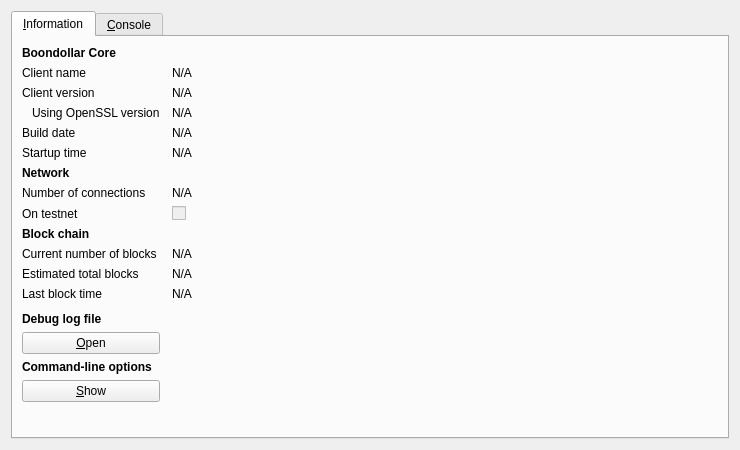
<?xml version="1.0" encoding="UTF-8"?>
<ui version="4.0">
 <class>RPCConsole</class>
 <widget class="QDialog" name="RPCConsole">
  <property name="geometry">
   <rect>
    <x>0</x>
    <y>0</y>
    <width>740</width>
    <height>450</height>
   </rect>
  </property>
  <property name="windowTitle">
   <string>Boondollar - Debug window</string>
  </property>
  <layout class="QVBoxLayout" name="verticalLayout_2">
   <item>
    <widget class="QTabWidget" name="tabWidget">
     <property name="currentIndex">
      <number>0</number>
     </property>
     <widget class="QWidget" name="tab_info">
      <attribute name="title">
       <string>&amp;Information</string>
      </attribute>
      <layout class="QGridLayout" name="gridLayout" columnstretch="0,1">
       <property name="horizontalSpacing">
        <number>12</number>
       </property>
       <item row="0" column="0">
        <widget class="QLabel" name="label_9">
         <property name="font">
          <font>
           <weight>75</weight>
           <bold>true</bold>
          </font>
         </property>
         <property name="text">
          <string>Boondollar Core</string>
         </property>
        </widget>
       </item>
       <item row="1" column="0">
        <widget class="QLabel" name="label_5">
         <property name="text">
          <string>Client name</string>
         </property>
        </widget>
       </item>
       <item row="1" column="1">
        <widget class="QLabel" name="clientName">
         <property name="cursor">
          <cursorShape>IBeamCursor</cursorShape>
         </property>
         <property name="text">
          <string>N/A</string>
         </property>
         <property name="textFormat">
          <enum>Qt::PlainText</enum>
         </property>
         <property name="textInteractionFlags">
          <set>Qt::LinksAccessibleByMouse|Qt::TextSelectableByKeyboard|Qt::TextSelectableByMouse</set>
         </property>
        </widget>
       </item>
       <item row="2" column="0">
        <widget class="QLabel" name="label_6">
         <property name="text">
          <string>Client version</string>
         </property>
        </widget>
       </item>
       <item row="2" column="1">
        <widget class="QLabel" name="clientVersion">
         <property name="cursor">
          <cursorShape>IBeamCursor</cursorShape>
         </property>
         <property name="text">
          <string>N/A</string>
         </property>
         <property name="textFormat">
          <enum>Qt::PlainText</enum>
         </property>
         <property name="textInteractionFlags">
          <set>Qt::LinksAccessibleByMouse|Qt::TextSelectableByKeyboard|Qt::TextSelectableByMouse</set>
         </property>
        </widget>
       </item>
       <item row="3" column="0">
        <widget class="QLabel" name="label_14">
         <property name="text">
          <string>Using OpenSSL version</string>
         </property>
         <property name="indent">
          <number>10</number>
         </property>
        </widget>
       </item>
       <item row="3" column="1">
        <widget class="QLabel" name="openSSLVersion">
         <property name="cursor">
          <cursorShape>IBeamCursor</cursorShape>
         </property>
         <property name="text">
          <string>N/A</string>
         </property>
         <property name="textFormat">
          <enum>Qt::PlainText</enum>
         </property>
         <property name="textInteractionFlags">
          <set>Qt::LinksAccessibleByMouse|Qt::TextSelectableByKeyboard|Qt::TextSelectableByMouse</set>
         </property>
        </widget>
       </item>
       <item row="4" column="0">
        <widget class="QLabel" name="label_12">
         <property name="text">
          <string>Build date</string>
         </property>
        </widget>
       </item>
       <item row="4" column="1">
        <widget class="QLabel" name="buildDate">
         <property name="cursor">
          <cursorShape>IBeamCursor</cursorShape>
         </property>
         <property name="text">
          <string>N/A</string>
         </property>
         <property name="textFormat">
          <enum>Qt::PlainText</enum>
         </property>
         <property name="textInteractionFlags">
          <set>Qt::LinksAccessibleByMouse|Qt::TextSelectableByKeyboard|Qt::TextSelectableByMouse</set>
         </property>
        </widget>
       </item>
       <item row="5" column="0">
        <widget class="QLabel" name="label_13">
         <property name="text">
          <string>Startup time</string>
         </property>
        </widget>
       </item>
       <item row="5" column="1">
        <widget class="QLabel" name="startupTime">
         <property name="cursor">
          <cursorShape>IBeamCursor</cursorShape>
         </property>
         <property name="text">
          <string>N/A</string>
         </property>
         <property name="textFormat">
          <enum>Qt::PlainText</enum>
         </property>
         <property name="textInteractionFlags">
          <set>Qt::LinksAccessibleByMouse|Qt::TextSelectableByKeyboard|Qt::TextSelectableByMouse</set>
         </property>
        </widget>
       </item>
       <item row="6" column="0">
        <widget class="QLabel" name="label_11">
         <property name="font">
          <font>
           <weight>75</weight>
           <bold>true</bold>
          </font>
         </property>
         <property name="text">
          <string>Network</string>
         </property>
        </widget>
       </item>
       <item row="7" column="0">
        <widget class="QLabel" name="label_7">
         <property name="text">
          <string>Number of connections</string>
         </property>
        </widget>
       </item>
       <item row="7" column="1">
        <widget class="QLabel" name="numberOfConnections">
         <property name="cursor">
          <cursorShape>IBeamCursor</cursorShape>
         </property>
         <property name="text">
          <string>N/A</string>
         </property>
         <property name="textFormat">
          <enum>Qt::PlainText</enum>
         </property>
         <property name="textInteractionFlags">
          <set>Qt::LinksAccessibleByMouse|Qt::TextSelectableByKeyboard|Qt::TextSelectableByMouse</set>
         </property>
        </widget>
       </item>
       <item row="8" column="0">
        <widget class="QLabel" name="label_8">
         <property name="text">
          <string>On testnet</string>
         </property>
        </widget>
       </item>
       <item row="8" column="1">
        <widget class="QCheckBox" name="isTestNet">
         <property name="enabled">
          <bool>false</bool>
         </property>
         <property name="text">
          <string/>
         </property>
        </widget>
       </item>
       <item row="9" column="0">
        <widget class="QLabel" name="label_10">
         <property name="font">
          <font>
           <weight>75</weight>
           <bold>true</bold>
          </font>
         </property>
         <property name="text">
          <string>Block chain</string>
         </property>
        </widget>
       </item>
       <item row="10" column="0">
        <widget class="QLabel" name="label_3">
         <property name="text">
          <string>Current number of blocks</string>
         </property>
        </widget>
       </item>
       <item row="10" column="1">
        <widget class="QLabel" name="numberOfBlocks">
         <property name="cursor">
          <cursorShape>IBeamCursor</cursorShape>
         </property>
         <property name="text">
          <string>N/A</string>
         </property>
         <property name="textFormat">
          <enum>Qt::PlainText</enum>
         </property>
         <property name="textInteractionFlags">
          <set>Qt::LinksAccessibleByMouse|Qt::TextSelectableByKeyboard|Qt::TextSelectableByMouse</set>
         </property>
        </widget>
       </item>
       <item row="11" column="0">
        <widget class="QLabel" name="label_4">
         <property name="text">
          <string>Estimated total blocks</string>
         </property>
        </widget>
       </item>
       <item row="11" column="1">
        <widget class="QLabel" name="totalBlocks">
         <property name="cursor">
          <cursorShape>IBeamCursor</cursorShape>
         </property>
         <property name="text">
          <string>N/A</string>
         </property>
         <property name="textFormat">
          <enum>Qt::PlainText</enum>
         </property>
         <property name="textInteractionFlags">
          <set>Qt::LinksAccessibleByMouse|Qt::TextSelectableByKeyboard|Qt::TextSelectableByMouse</set>
         </property>
        </widget>
       </item>
       <item row="12" column="0">
        <widget class="QLabel" name="label_2">
         <property name="text">
          <string>Last block time</string>
         </property>
        </widget>
       </item>
       <item row="12" column="1">
        <widget class="QLabel" name="lastBlockTime">
         <property name="cursor">
          <cursorShape>IBeamCursor</cursorShape>
         </property>
         <property name="text">
          <string>N/A</string>
         </property>
         <property name="textFormat">
          <enum>Qt::PlainText</enum>
         </property>
         <property name="textInteractionFlags">
          <set>Qt::LinksAccessibleByMouse|Qt::TextSelectableByKeyboard|Qt::TextSelectableByMouse</set>
         </property>
        </widget>
       </item>
       <item row="13" column="0">
        <spacer name="verticalSpacer_2">
         <property name="orientation">
          <enum>Qt::Vertical</enum>
         </property>
         <property name="sizeHint" stdset="0">
          <size>
           <width>20</width>
           <height>20</height>
          </size>
         </property>
        </spacer>
       </item>
       <item row="14" column="0">
        <widget class="QLabel" name="labelDebugLogfile">
         <property name="font">
          <font>
           <weight>75</weight>
           <bold>true</bold>
          </font>
         </property>
         <property name="text">
          <string>Debug log file</string>
         </property>
        </widget>
       </item>
       <item row="15" column="0">
        <widget class="QPushButton" name="openDebugLogfileButton">
         <property name="toolTip">
          <string>Open the Boondollar debug log file from the current data directory. This can take a few seconds for large log files.</string>
         </property>
         <property name="text">
          <string>&amp;Open</string>
         </property>
         <property name="autoDefault">
          <bool>false</bool>
         </property>
        </widget>
       </item>
       <item row="16" column="0">
        <widget class="QLabel" name="labelCLOptions">
         <property name="font">
          <font>
           <weight>75</weight>
           <bold>true</bold>
          </font>
         </property>
         <property name="text">
          <string>Command-line options</string>
         </property>
        </widget>
       </item>
       <item row="17" column="0">
        <widget class="QPushButton" name="showCLOptionsButton">
         <property name="toolTip">
          <string>Show the Boondollar-Qt help message to get a list with possible Boondollar command-line options.</string>
         </property>
         <property name="text">
          <string>&amp;Show</string>
         </property>
         <property name="autoDefault">
          <bool>false</bool>
         </property>
        </widget>
       </item>
       <item row="18" column="0">
        <spacer name="verticalSpacer">
         <property name="orientation">
          <enum>Qt::Vertical</enum>
         </property>
         <property name="sizeHint" stdset="0">
          <size>
           <width>20</width>
           <height>40</height>
          </size>
         </property>
        </spacer>
       </item>
      </layout>
     </widget>
     <widget class="QWidget" name="tab_console">
      <attribute name="title">
       <string>&amp;Console</string>
      </attribute>
      <layout class="QVBoxLayout" name="verticalLayout_3">
       <property name="spacing">
        <number>3</number>
       </property>
       <item>
        <widget class="QTextEdit" name="messagesWidget">
         <property name="minimumSize">
          <size>
           <width>0</width>
           <height>100</height>
          </size>
         </property>
         <property name="readOnly">
          <bool>true</bool>
         </property>
         <property name="tabKeyNavigation" stdset="0">
          <bool>false</bool>
         </property>
         <property name="columnCount" stdset="0">
          <number>2</number>
         </property>
        </widget>
       </item>
       <item>
        <layout class="QHBoxLayout" name="horizontalLayout">
         <property name="spacing">
          <number>3</number>
         </property>
         <item>
          <widget class="QLabel" name="label">
           <property name="text">
            <string notr="true">&gt;</string>
           </property>
          </widget>
         </item>
         <item>
          <widget class="QLineEdit" name="lineEdit"/>
         </item>
         <item>
          <widget class="QPushButton" name="clearButton">
           <property name="maximumSize">
            <size>
             <width>24</width>
             <height>24</height>
            </size>
           </property>
           <property name="toolTip">
            <string>Clear console</string>
           </property>
           <property name="text">
            <string/>
           </property>
           <property name="icon">
            <iconset resource="../bitcoin.qrc">
             <normaloff>:/icons/remove</normaloff>:/icons/remove</iconset>
           </property>
           <property name="shortcut">
            <string notr="true">Ctrl+L</string>
           </property>
           <property name="autoDefault">
            <bool>false</bool>
           </property>
          </widget>
         </item>
        </layout>
       </item>
      </layout>
     </widget>
    </widget>
   </item>
  </layout>
 </widget>
 <resources>
  <include location="../bitcoin.qrc"/>
 </resources>
 <connections/>
</ui>
